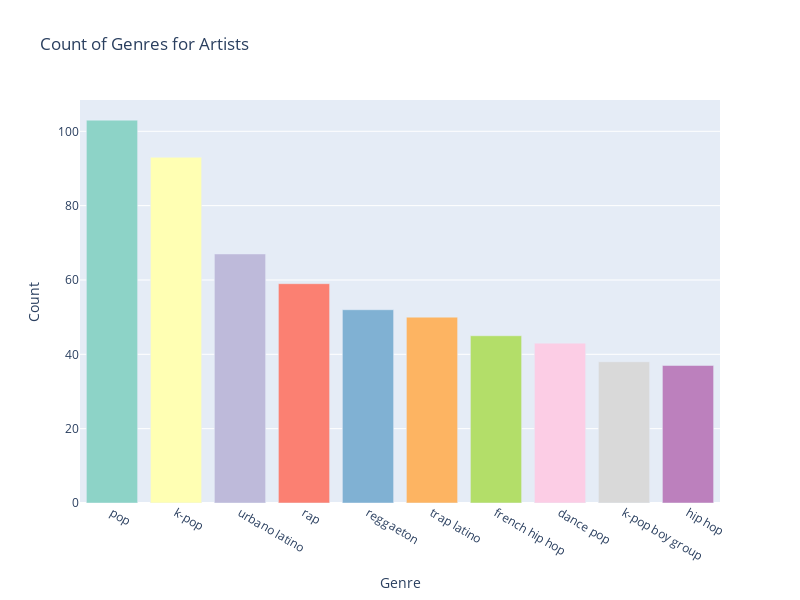

The code cell stored with this chart in its notebook:
### Code cell
artist_genres_filtered = {k: v for k, v in artist_genres.items() if v}

# Flatten the genres list
genres_flat = [genre for sublist in artist_genres_filtered.values() for genre in sublist]

# Create a DataFrame with the flattened genres
df_genres = pd.DataFrame(genres_flat, columns=['genre'])

# Group by genre and count the occurrences
genre_counts = df_genres['genre'].value_counts().reset_index().head(10)
genre_counts.columns = ['genre', 'count']

# Create a Plotly bar graph
fig = px.bar(genre_counts, x='genre', y='count', color='genre',
             title='Count of Genres for Artists',
             labels={'genre': 'Genre', 'count': 'Count'},
             color_discrete_sequence=px.colors.qualitative.Set3)
fig.update_layout(height=600, width=800, showlegend=False)
fig.show()

### Figure 1 — Plotly figure (JSON) as saved in the notebook; plotly's stock layout.template omitted (floating-point values rounded to 4 significant figures)
{"data": [{"alignmentgroup": "True", "hovertemplate": "Genre=%{x}<br>Count=%{y}<extra></extra>", "legendgroup": "pop", "marker": {"color": "rgb(141,211,199)", "pattern": {"shape": ""}}, "name": "pop", "offsetgroup": "pop", "orientation": "v", "showlegend": true, "textposition": "auto", "type": "bar", "x": ["pop"], "xaxis": "x", "y": [103], "yaxis": "y"}, {"alignmentgroup": "True", "hovertemplate": "Genre=%{x}<br>Count=%{y}<extra></extra>", "legendgroup": "k-pop", "marker": {"color": "rgb(255,255,179)", "pattern": {"shape": ""}}, "name": "k-pop", "offsetgroup": "k-pop", "orientation": "v", "showlegend": true, "textposition": "auto", "type": "bar", "x": ["k-pop"], "xaxis": "x", "y": [93], "yaxis": "y"}, {"alignmentgroup": "True", "hovertemplate": "Genre=%{x}<br>Count=%{y}<extra></extra>", "legendgroup": "urbano latino", "marker": {"color": "rgb(190,186,218)", "pattern": {"shape": ""}}, "name": "urbano latino", "offsetgroup": "urbano latino", "orientation": "v", "showlegend": true, "textposition": "auto", "type": "bar", "x": ["urbano latino"], "xaxis": "x", "y": [67], "yaxis": "y"}, {"alignmentgroup": "True", "hovertemplate": "Genre=%{x}<br>Count=%{y}<extra></extra>", "legendgroup": "rap", "marker": {"color": "rgb(251,128,114)", "pattern": {"shape": ""}}, "name": "rap", "offsetgroup": "rap", "orientation": "v", "showlegend": true, "textposition": "auto", "type": "bar", "x": ["rap"], "xaxis": "x", "y": [59], "yaxis": "y"}, {"alignmentgroup": "True", "hovertemplate": "Genre=%{x}<br>Count=%{y}<extra></extra>", "legendgroup": "reggaeton", "marker": {"color": "rgb(128,177,211)", "pattern": {"shape": ""}}, "name": "reggaeton", "offsetgroup": "reggaeton", "orientation": "v", "showlegend": true, "textposition": "auto", "type": "bar", "x": ["reggaeton"], "xaxis": "x", "y": [52], "yaxis": "y"}, {"alignmentgroup": "True", "hovertemplate": "Genre=%{x}<br>Count=%{y}<extra></extra>", "legendgroup": "trap latino", "marker": {"color": "rgb(253,180,98)", "pattern": {"shape": ""}}, "name": "trap latino", "offsetgroup": "trap latino", "orientation": "v", "showlegend": true, "textposition": "auto", "type": "bar", "x": ["trap latino"], "xaxis": "x", "y": [50], "yaxis": "y"}, {"alignmentgroup": "True", "hovertemplate": "Genre=%{x}<br>Count=%{y}<extra></extra>", "legendgroup": "french hip hop", "marker": {"color": "rgb(179,222,105)", "pattern": {"shape": ""}}, "name": "french hip hop", "offsetgroup": "french hip hop", "orientation": "v", "showlegend": true, "textposition": "auto", "type": "bar", "x": ["french hip hop"], "xaxis": "x", "y": [45], "yaxis": "y"}, {"alignmentgroup": "True", "hovertemplate": "Genre=%{x}<br>Count=%{y}<extra></extra>", "legendgroup": "dance pop", "marker": {"color": "rgb(252,205,229)", "pattern": {"shape": ""}}, "name": "dance pop", "offsetgroup": "dance pop", "orientation": "v", "showlegend": true, "textposition": "auto", "type": "bar", "x": ["dance pop"], "xaxis": "x", "y": [43], "yaxis": "y"}, {"alignmentgroup": "True", "hovertemplate": "Genre=%{x}<br>Count=%{y}<extra></extra>", "legendgroup": "k-pop boy group", "marker": {"color": "rgb(217,217,217)", "pattern": {"shape": ""}}, "name": "k-pop boy group", "offsetgroup": "k-pop boy group", "orientation": "v", "showlegend": true, "textposition": "auto", "type": "bar", "x": ["k-pop boy group"], "xaxis": "x", "y": [38], "yaxis": "y"}, {"alignmentgroup": "True", "hovertemplate": "Genre=%{x}<br>Count=%{y}<extra></extra>", "legendgroup": "hip hop", "marker": {"color": "rgb(188,128,189)", "pattern": {"shape": ""}}, "name": "hip hop", "offsetgroup": "hip hop", "orientation": "v", "showlegend": true, "textposition": "auto", "type": "bar", "x": ["hip hop"], "xaxis": "x", "y": [37], "yaxis": "y"}], "layout": {"barmode": "relative", "height": 600, "legend": {"title": {"text": "Genre"}, "tracegroupgap": 0}, "showlegend": false, "title": {"text": "Count of Genres for Artists"}, "width": 800, "xaxis": {"anchor": "y", "autorange": true, "categoryarray": ["pop", "k-pop", "urbano latino", "rap", "reggaeton", "trap latino", "french hip hop", "dance pop", "k-pop boy group", "hip hop"], "categoryorder": "array", "domain": [0, 1], "range": [-0.5, 9.5], "title": {"text": "Genre"}, "type": "category"}, "yaxis": {"anchor": "x", "autorange": true, "domain": [0, 1], "range": [0, 108.4], "title": {"text": "Count"}, "type": "linear"}}}
